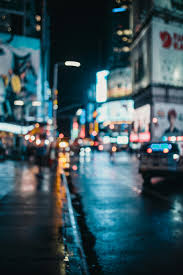
#> input picture Functions/image.png, 183 x 275 px
$ jupyter execute try.ipynb   (older library calls are emulated)
#> lines starting #> are read from the running program, lines starting #| are printed output that depends on the picture; long printed decimals are rounded
[cell 1]
import cv2
import numpy as np
import os
import matplotlib.pyplot as plt
def variance_of_laplacian(image):
    return cv2.Laplacian(image, cv2.CV_64F).var()

def iterative_sharpening(image, threshold=100.0):
    sharpened_image = image.copy()
    sharpened_gray = cv2.cvtColor(sharpened_image, cv2.COLOR_BGR2GRAY)
    sharpened_fm = variance_of_laplacian(sharpened_gray)

    while sharpened_fm < threshold:
        sharpened_image = cv2.filter2D(sharpened_image, -1, kernel=np.array([[-1, -1, -1], [-1, 9, -1], [-1, -1, -1]]))
        sharpened_gray = cv2.cvtColor(sharpened_image, cv2.COLOR_BGR2GRAY)
        sharpened_fm = variance_of_laplacian(sharpened_gray)

    return sharpened_image, sharpened_fm

def smooth_image(image):
    return cv2.GaussianBlur(image, (5, 5), 0)

def process_image(image_path, threshold=100.0):
#> called with image_path = 'image.png', threshold = 1000
    image = cv2.imread(image_path)
#> image is the input picture: shape (275, 183, 3); mean B, G, R 89.1, 81.8, 57.7

    gray = cv2.cvtColor(image, cv2.COLOR_BGR2GRAY)
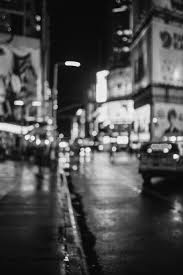
#> gray: shape (275, 183); min 1, max 253, mean 75.4
    fm = variance_of_laplacian(gray)
#> fm = 738.2
    print("hello")
    print(fm)
#| 738.212
    print(threshold)
    if fm < threshold:
        sharpened_image, sharpened_fm = iterative_sharpening(image, threshold)
#> the loop in iterative_sharpening, `while sharpened_fm < threshold:` made 1 pass
#> sharpened_fm on pass 1: 16588.1
#> pass 1, in iterative_sharpening, `sharpened_image = cv2.filter2D(sharpened_image, -1, kernel=np.array([[..`:
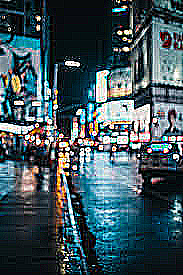
#> sharpened_image: shape (275, 183, 3); mean B, G, R 91, 84.3, 64.2
#> pass 1, in iterative_sharpening, `sharpened_gray = cv2.cvtColor(sharpened_image, cv2.COLOR_BGR2GRAY)`:
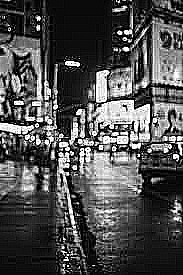
#> sharpened_gray: shape (275, 183); min 0, max 255, mean 79
#> sharpened_fm = 16588.1
        smoothed_image = smooth_image(sharpened_image)
#> in smooth_image, `return cv2.GaussianBlur(image, (5, 5), 0)`:
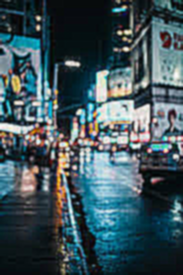
#> returned value: shape (275, 183, 3); mean of channels 0, 1, 2 91, 84.3, 64.2; drawn as B, G, R
        print(f"Sharpened variance of Laplacian: {sharpened_fm}")
#| Sharpened variance of Laplacian: 16588.103

        # Convert images from BGR to RGB for displaying with plt
        image_rgb = cv2.cvtColor(image, cv2.COLOR_BGR2RGB)
        smoothed_image_rgb = cv2.cvtColor(smoothed_image, cv2.COLOR_BGR2RGB)
        print(sharpened_fm)
#| 16588.103
        print("hello")
        # Show the original and smoothed images
        # Show the original and smoothed images using plt
        plt.figure(figsize=(12, 6))

        plt.subplot(1, 2, 1)
        plt.imshow(image_rgb)
        plt.title("Original Image")
        plt.axis('off')

        plt.subplot(1, 2, 2)
        plt.imshow(smoothed_image_rgb)
        plt.title("Smoothed Image")
        plt.axis('off')

        plt.show()
        # Save the smoothed image
        output_dir = "img"
        if not os.path.exists(output_dir):
            os.makedirs(output_dir)
        smoothed_image_name = os.path.join(output_dir, os.path.splitext(os.path.basename(image_path))[0] + "_smoothed.jpg")
        cv2.imwrite(smoothed_image_name, smoothed_image)

# Example of how to use the function
image_path = "image.png"
process_image(image_path, threshold=1000.0)
